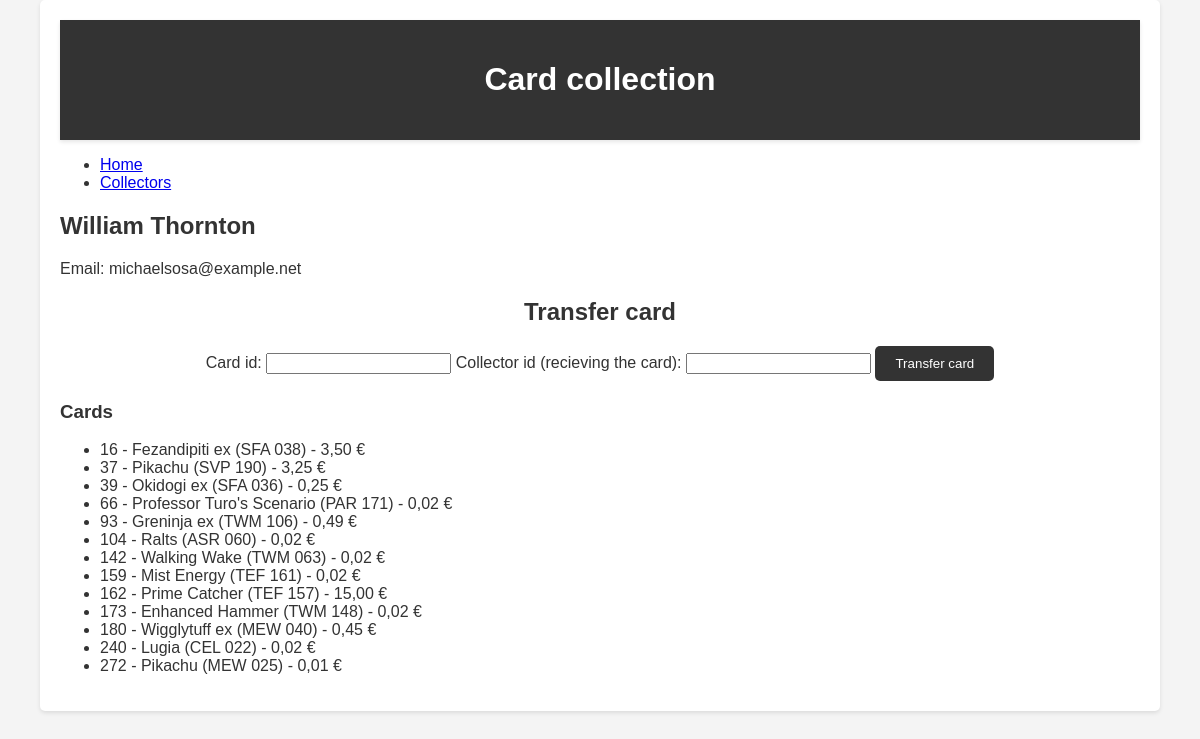
The page /collector/3 on the database its author committed.
### tables this page shows
CREATE TABLE ZBIRATELJ(
                id_zbiratelj INTEGER PRIMARY KEY,
                ime VARCHAR(255) NOT NULL,
                priimek VARCHAR(255) NOT NULL,
                eposta VARCHAR(255)
                );

CREATE TABLE KARTA(
                id_karta INTEGER PRIMARY KEY,
                ime VARCHAR(255) NOT NULL,
                zaloga INT NOT NULL,
                cena INT NOT NULL,
                slika VARCHAR(255) NOT NULL
                );

### app.py (the view)
@app.route('/collector/<int:id>')
def collector(id):
    conn = get_db_connection()
    collector = conn.execute('SELECT * FROM ZBIRATELJ WHERE id_zbiratelj = ?', (id,)).fetchone()
    cards = conn.execute('''
        SELECT KARTA.* FROM KARTA
        JOIN ZBIRATELJ_KARTA ON KARTA.id_karta = ZBIRATELJ_KARTA.id_karta
        WHERE ZBIRATELJ_KARTA.id_zbiratelj = ?
    ''', (id,)).fetchall()
    conn.close()
    return render_template('collector.html', collector=collector, cards=cards)

### app.py (called while the page is built)
def get_db_connection():
    conn = sqlite3.connect('cards.db')
    conn.row_factory = sqlite3.Row
    return conn

### templates/collector.html (shortened to what this page needs)
{% extends 'base.html' %}
{% block content %}
<h2>{{ collector['ime'] }} {{ collector['priimek'] }}</h2>
<p>Email: {{ collector['eposta'] }}</p>
<form action="/transfer_card" method="post" class="transfer-card-form">
    <h2>Transfer card</h2>
    <label for="card_id">Card id:</label>
    <input type="number" id="card_id" name="card_id" required>
    <label for="new_collector_id">Collector id (recieving the card):</label>
    <input type="number" id="new_collector_id" name="new_collector_id" required>
    <button type="submit">Transfer card</button>
</form>
<h3>Cards</h3>
<ul>
    {% for card in cards %}
    <li>
        {{ card['id_karta'] }} - {{ card['ime'] }} - {{ card['cena'] }}
    </li>
    {% endfor %}
</ul>
{% endblock %}

### static/style.css (style rules this page uses)
body { font-family: Arial, sans-serif; background-color: #f4f4f4; color: #333; margin: 0; padding: 0; }
form { margin: 20px 0; text-align: center; }
form button { padding: 10px 20px; background-color: #333; color: #fff; border: none; border-radius: 5px; cursor: pointer; transition: background-color 0.3s; }

### rows shown on the page
ZBIRATELJ: ime "William", priimek "Thornton", eposta "michaelsosa@example.net"
KARTA: id_karta "16", ime "Fezandipiti ex (SFA 038)", cena "3,50 €"
KARTA: id_karta "37", ime "Pikachu (SVP 190)", cena "3,25 €"
KARTA: id_karta "39", ime "Okidogi ex (SFA 036)", cena "0,25 €"
KARTA: id_karta "66", ime "Professor Turo's Scenario (PAR 171)", cena "0,02 €"
KARTA: id_karta "93", ime "Greninja ex (TWM 106)", cena "0,49 €"
KARTA: id_karta "104", ime "Ralts (ASR 060)", cena "0,02 €"
KARTA: id_karta "142", ime "Walking Wake (TWM 063)", cena "0,02 €"
KARTA: id_karta "159", ime "Mist Energy (TEF 161)", cena "0,02 €"
KARTA: id_karta "162", ime "Prime Catcher (TEF 157)", cena "15,00 €"
KARTA: id_karta "173", ime "Enhanced Hammer (TWM 148)", cena "0,02 €"
KARTA: id_karta "180", ime "Wigglytuff ex (MEW 040)", cena "0,45 €"
KARTA: id_karta "240", ime "Lugia (CEL 022)", cena "0,02 €"
KARTA: id_karta "272", ime "Pikachu (MEW 025)", cena "0,01 €"
